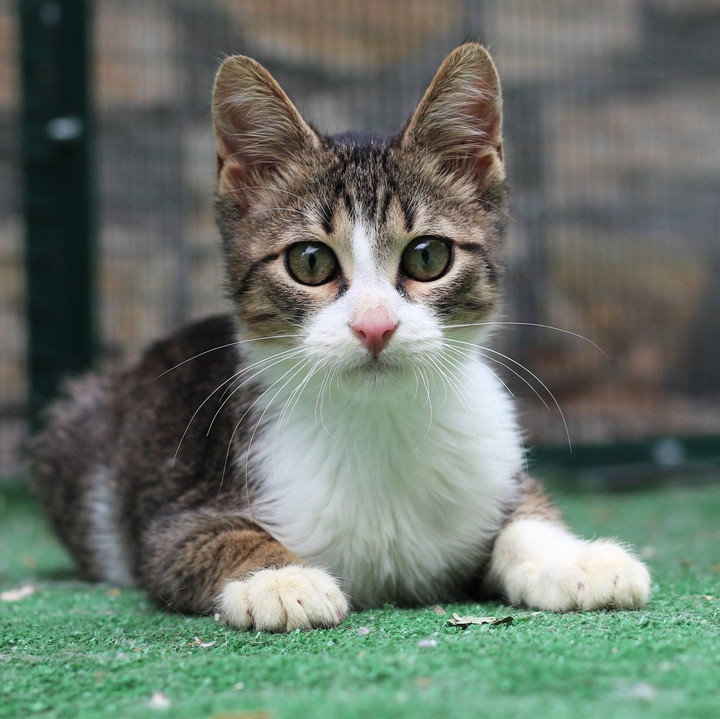
#> input picture cat image.jpg, 720 x 719 px
$ jupyter execute exp6.ipynb   (older library calls are emulated)
#> lines starting #> are read from the running program, lines starting #| are printed output that depends on the picture
## Exp-6
## Record-EDGE DETECTION
**Name:** k.pujitha

**Reg.No:** 212223240074

[cell 1]
import cv2
import matplotlib.pyplot as plt

[cell 2]
#Read the image
img = cv2.imread('cat image.jpg')
#> img is the input picture: shape (719, 720, 3); mean B, G, R 105.6, 115.6, 105.3

[cell 3]
#Convert the color image to grayscale
gray = cv2.cvtColor(img, cv2.COLOR_BGR2GRAY)
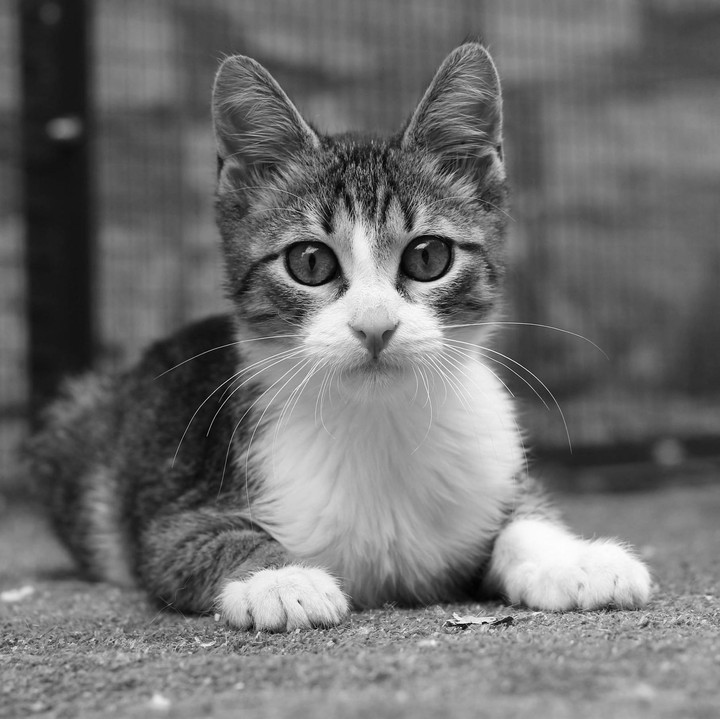
#> gray: shape (719, 720); min 0, max 254, mean 111.4

[cell 4]
#Apply Gaussian Blur to reduce noise
gray = cv2.GaussianBlur(gray, (3,3), 0)

[cell 5]
#Sobel X
sobelx = cv2.Sobel(gray, cv2.CV_64F, 1, 0, ksize=3)
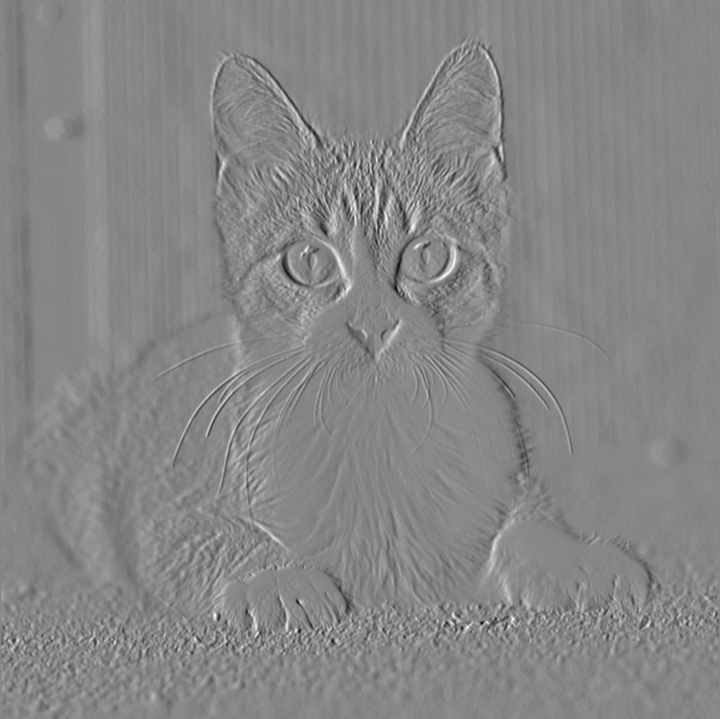
#> sobelx: shape (719, 720) float64; min -386, max 345, mean -0.1; drawn with min black and max white
plt.figure(figsize=(8,8))
plt.subplot(1,2,1)
plt.imshow(gray, cmap='gray')
plt.title("Original Image")
plt.axis("off")
plt.subplot(1,2,2)
plt.imshow(sobelx, cmap='gray')
plt.title("Sobel X axis")
plt.axis("off")
plt.show()
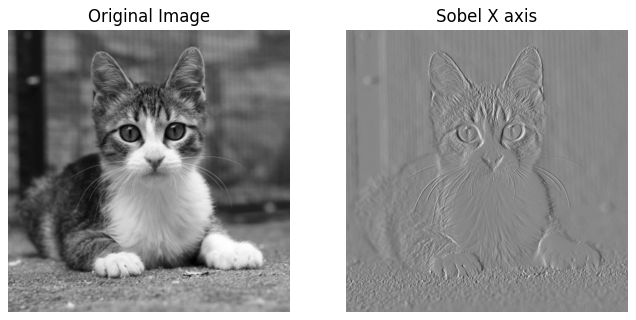
#> figure drawn by matplotlib, 2 panels

[cell 6]
#Sobel Y
sobely = cv2.Sobel(gray, cv2.CV_64F, 0, 1, ksize=3)
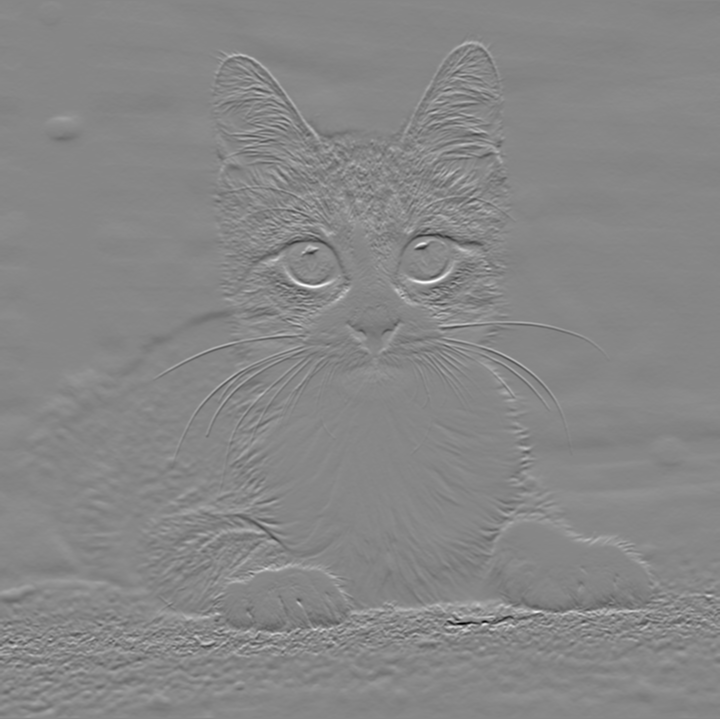
#> sobely: shape (719, 720) float64; min -639, max 569, mean 0.5; drawn with min black and max white
plt.figure(figsize=(8,8))
plt.subplot(1,2,1)
plt.imshow(gray, cmap='gray')
plt.title("Original Image")
plt.axis("off")
plt.subplot(1,2,2)
plt.imshow(sobely, cmap='gray')
plt.title("Sobel Y axis")
plt.axis("off")
plt.show()

[cell 7]
#Sobel XY (combined)
sobelxy = cv2.Sobel(gray, cv2.CV_64F, 1, 1, ksize=3)
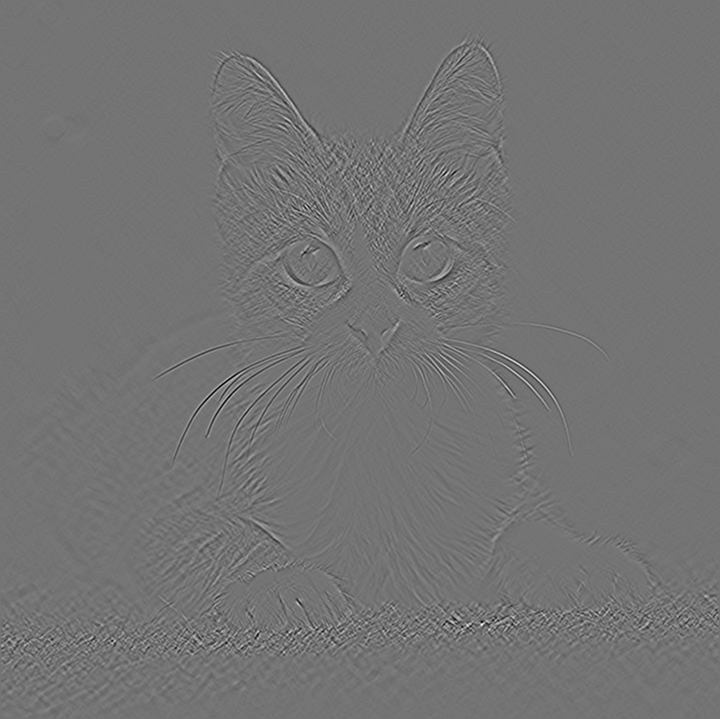
#> sobelxy: shape (719, 720) float64; min -111, max 133, mean 0; drawn with min black and max white
plt.figure(figsize=(8,8))
plt.subplot(1,2,1)
plt.imshow(gray, cmap='gray')
plt.title("Original Image")
plt.axis("off")
plt.subplot(1,2,2)
plt.imshow(sobelxy, cmap='gray')
plt.title("Sobel XY axis")
plt.axis("off")
plt.show()

[cell 8]
# Laplacian Edge Detector
lap = cv2.Laplacian(gray, cv2.CV_64F)
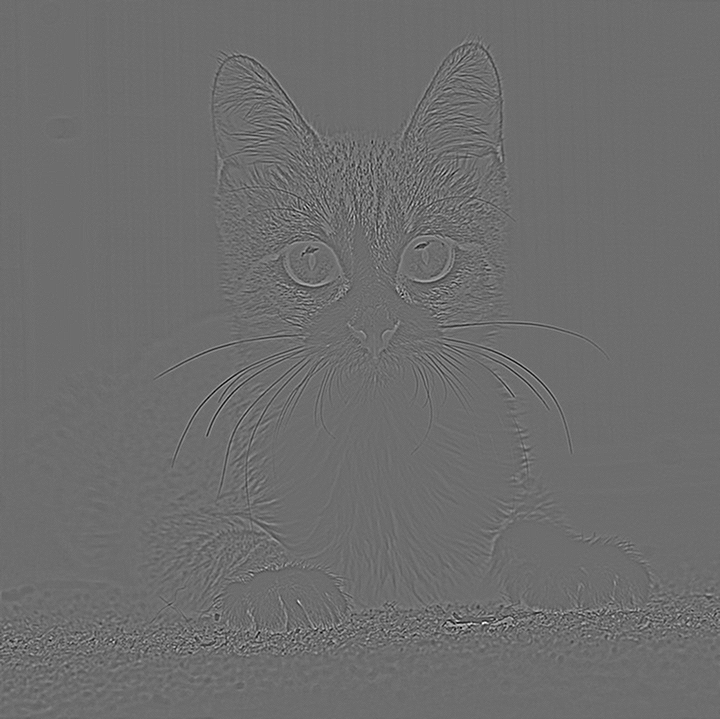
#> lap: shape (719, 720) float64; min -92, max 122, mean 0; drawn with min black and max white
plt.figure(figsize=(8,8))
plt.subplot(1,2,1)
plt.imshow(gray, cmap='gray')
plt.title("Original Image")
plt.axis("off")
plt.subplot(1,2,2)
plt.imshow(lap, cmap='gray')
plt.title("Laplacian Edge Detector")
plt.axis("off")
plt.show()

[cell 9]
#Canny Edge Detector
canny = cv2.Canny(gray, 110, 150)
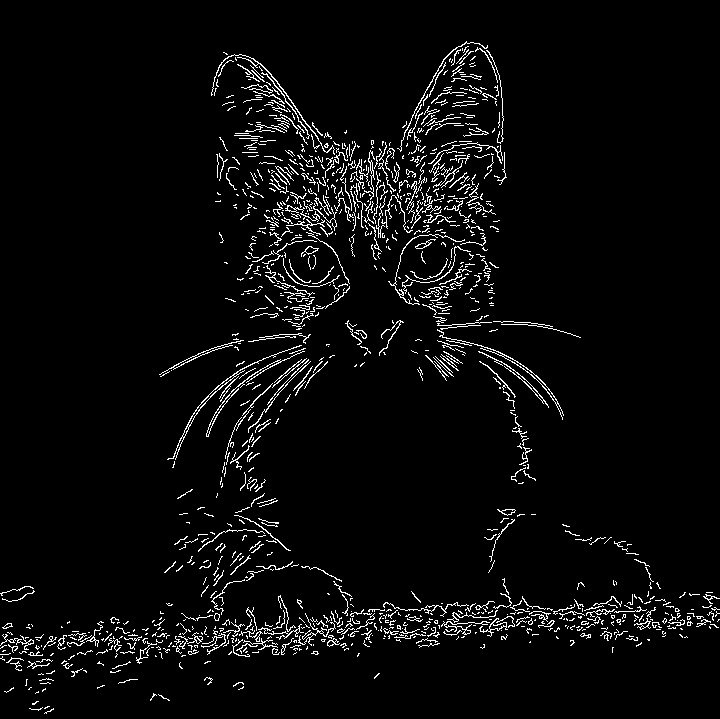
#> canny: shape (719, 720); 4.1% white in thin lines or dots
plt.figure(figsize=(8,8))
plt.subplot(1,2,1)
plt.imshow(gray, cmap='gray')
plt.title("Original Image")
plt.axis("off")
plt.subplot(1,2,2)
plt.imshow(canny, cmap='gray')
plt.title("Canny Edge Detector")
plt.axis("off")
plt.show()
